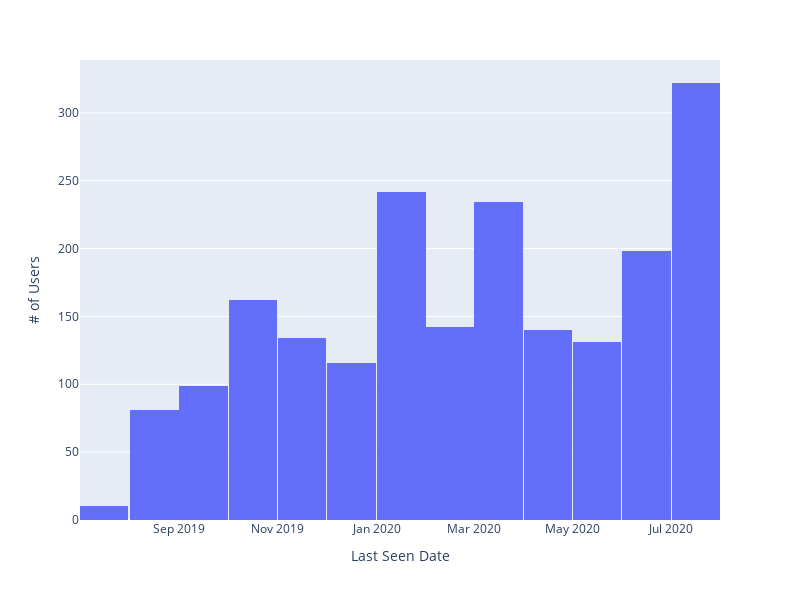

Source (notebook cell):
### Markdown cell above
## User Churn
We're going to use the *'last seen date'* variable of users as a proxy for user churn.

### Code cell
fig = px.histogram(df[(df['last_seen_at'] < '2020-08-01')], x="last_seen_at", nbins=24, width=800, height=600)
fig.layout.xaxis.title.text = 'Last Seen Date'
fig.layout.yaxis.title.text = '# of Users'
fig.show()

### Figure 1 — Plotly figure (JSON) as saved in the notebook; plotly's stock layout.template omitted (floating-point values rounded to 4 significant figures; data arrays with more than 128 entries replaced by an {"elided": "..."} marker saying what was removed)
{"data": [{"alignmentgroup": "True", "bingroup": "x", "hovertemplate": "last_seen_at=%{x}<br>count=%{y}<extra></extra>", "legendgroup": "", "marker": {"color": "#636efa"}, "name": "", "nbinsx": 24, "offsetgroup": "", "orientation": "v", "showlegend": false, "type": "histogram", "x": {"elided": "2011 str values"}, "xaxis": "x", "yaxis": "y"}], "layout": {"barmode": "relative", "height": 600, "legend": {"tracegroupgap": 0}, "margin": {"t": 60}, "width": 800, "xaxis": {"anchor": "y", "domain": [0, 1], "title": {"text": "Last Seen Date"}}, "yaxis": {"anchor": "x", "domain": [0, 1], "title": {"text": "# of Users"}}}}
